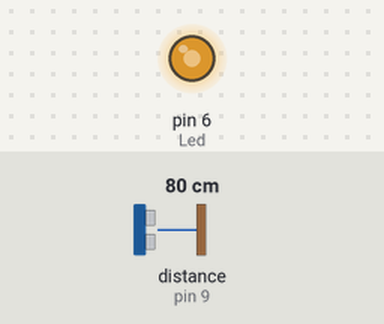
Bench run of a sketch on a simulated Arduino Uno, built with avr-gcc and run on an emulated ATmega328P. Parts: output pins drawn as LEDs (lit = HIGH). Wiring (inferred from the names in the program): ultrasonic range finder: trigger pin 10; echo pin 9. The test bench sets the inputs (shaded band); at power-on: distance to the obstacle (sensor on pin 9) 80 cm. The echo pulse lasts 58.3 µs per cm; pins used as bus, display or sensor lines are not drawn.

Above: at 1.2 s.
1.3 s: distance to the obstacle (sensor on pin 9) set to 2 cm
At 2.1 s:
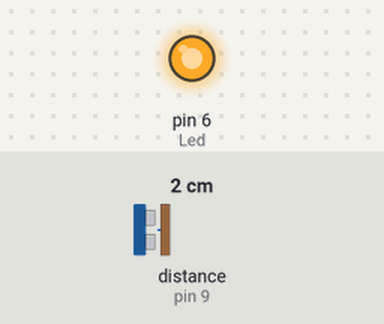
2.8 s: distance to the obstacle (sensor on pin 9) set to 250 cm
At 3.6 s:
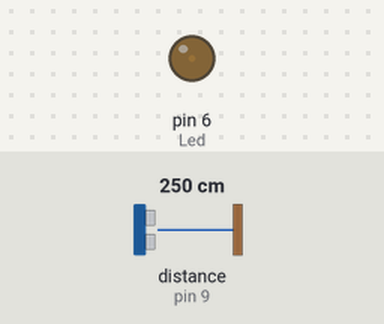
4.3 s: distance to the obstacle (sensor on pin 9) set to 259 cm
At 5.2 s:
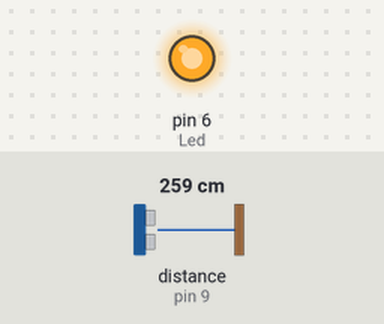
Timing chart, 0 to 7.3 s (numbered marks = the images above; inputs shaded):
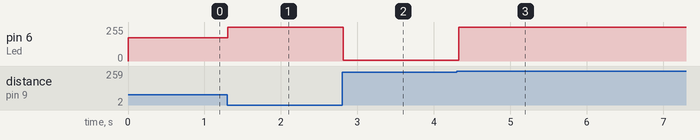

Measured:
- after the input at 1.3 s, pin 6 (Led): 175/255 → 253/255 at once
- after the input at 2.8 s, pin 6 (Led): 253/255 → 5/255 at once
- after the input at 4.3 s, pin 6 (Led): 5/255 → 253/255 at once

The sketch:

Variation_of_brightness_led_according_to_distance.ino
```cpp
int trigPin = 10;
int echoPin = 9;
int Led = 6;
int brightness;

float duration, distance;

void setup() {

  pinMode(Led, OUTPUT);
  pinMode(trigPin, OUTPUT);
  pinMode(echoPin, INPUT);
  Serial.begin(9600);
}

void loop() {
  digitalWrite(trigPin, LOW);
  delayMicroseconds(2);
  digitalWrite(trigPin, HIGH);
  delayMicroseconds(10);
  digitalWrite(trigPin, LOW);

  duration = pulseIn(echoPin, HIGH);
  distance = (duration*.0343)/2;


  if(distance>=256){
    digitalWrite(Led,LOW);
    delay(0);
  }
  else(distance<256);
  {
    brightness=255-distance;
    analogWrite(Led,brightness);

 }
    delay(0);

   }
```
